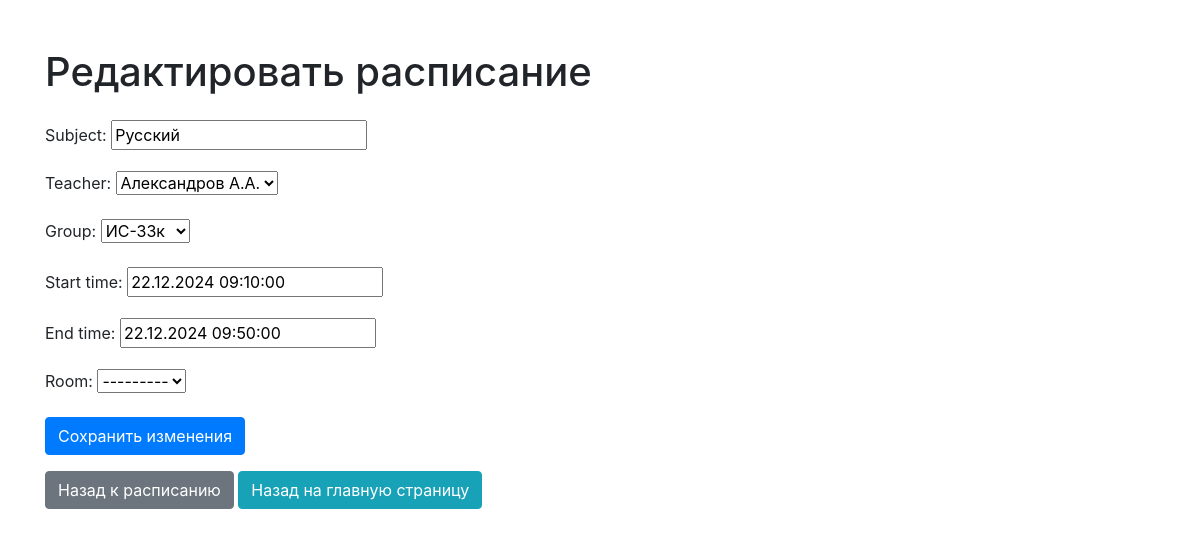
The page /edit/3/ on the database its author committed.
### schedules/models.py (models this page shows, shortened)
class Schedule(models.Model):
    subject = models.CharField(max_length=100)
    teacher = models.ForeignKey('Teacher', on_delete=models.CASCADE)
    group = models.ForeignKey('Group', on_delete=models.CASCADE)
    room = models.ForeignKey(Room, on_delete=models.CASCADE, blank=True, null=True)
    start_time = models.DateTimeField()
    end_time = models.DateTimeField()
    description = models.TextField(blank=True, null=True)

### schedules/views.py (the view)
# urls.py: path('edit/<int:pk>/', views.edit_schedule, name='edit_schedule'),
def edit_schedule(request, pk):
    schedule = get_object_or_404(Schedule, pk=pk)
    if request.method == 'POST':
        form = ScheduleForm(request.POST, instance=schedule)
        if form.is_valid():
            form.save()
            return redirect('schedule_list')
    else:
        form = ScheduleForm(instance=schedule)
    return render(request, 'schedules/edit_schedule.html', {'form': form})

### schedules/forms.py (shortened to what this page needs)
class ScheduleForm(forms.ModelForm):
    class Meta:
        model = Schedule
        fields = ['subject', 'teacher', 'group', 'start_time', 'end_time', 'room']

### schedules/models.py (called while the page is built)
    def __str__(self):
        return self.name

    def __str__(self):
        return self.name

### schedules/templates/schedules/edit_schedule.html (shortened to what this page needs)
<!DOCTYPE html>
<html lang="ru">
<head>
    <link href="https://maxcdn.bootstrapcdn.com/bootstrap/4.5.2/css/bootstrap.min.css" rel="stylesheet">
</head>
<body>
    <div class="container mt-5">
        <h1 class="mb-4">Редактировать расписание</h1>
        <form method="POST">
            <div class="form-group">
                {{ form.as_p }}
            </div>
            <button type="submit" class="btn btn-primary">Сохранить изменения</button>
        </form>
        <div class="mt-3">
            <a href="{% url 'schedule_list' %}" class="btn btn-secondary">Назад к расписанию</a>
            <a href="{% url 'index' %}" class="btn btn-info">Назад на главную страницу</a>
        </div>
    </div>
</body>
</html>

### rows shown on the page
Schedule: subject "Русский", teacher "Александров А.А.", group "ИС-33к", start_time "22.12.2024 09:10:00", end_time "22.12.2024 09:50:00", room "---------"
